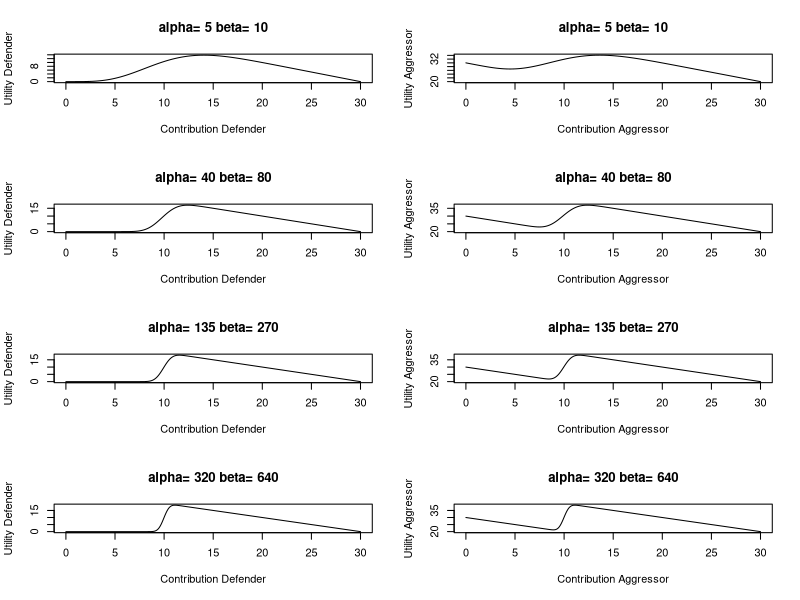
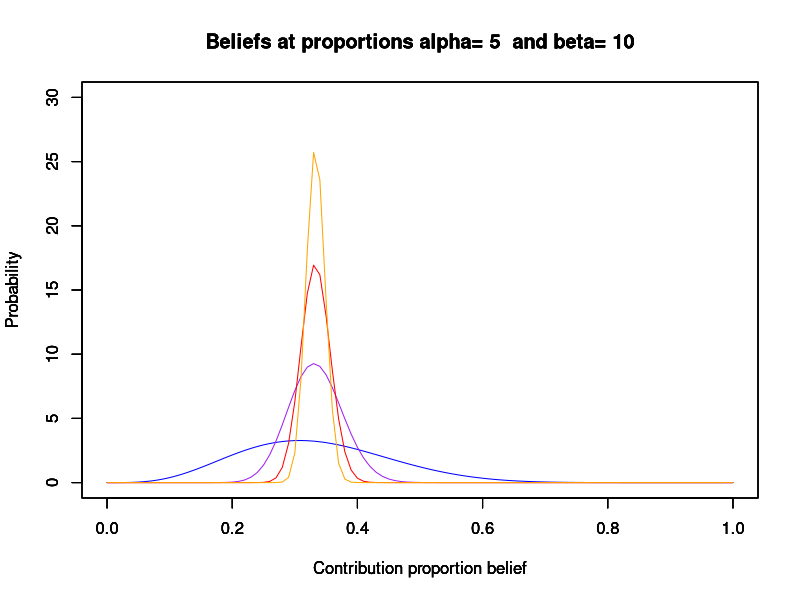
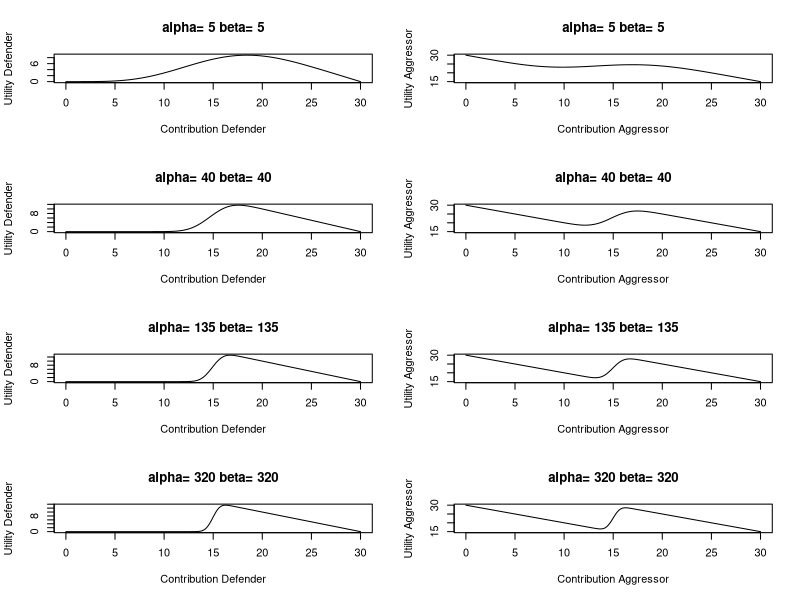
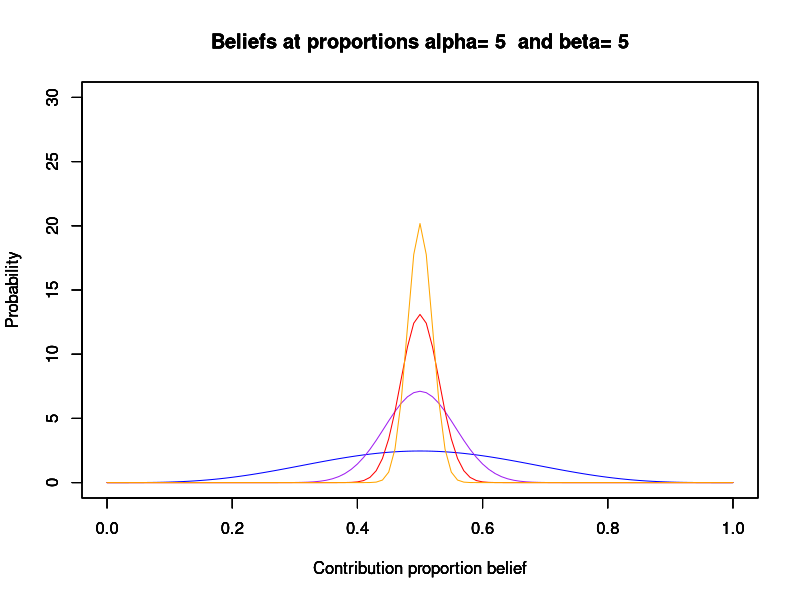
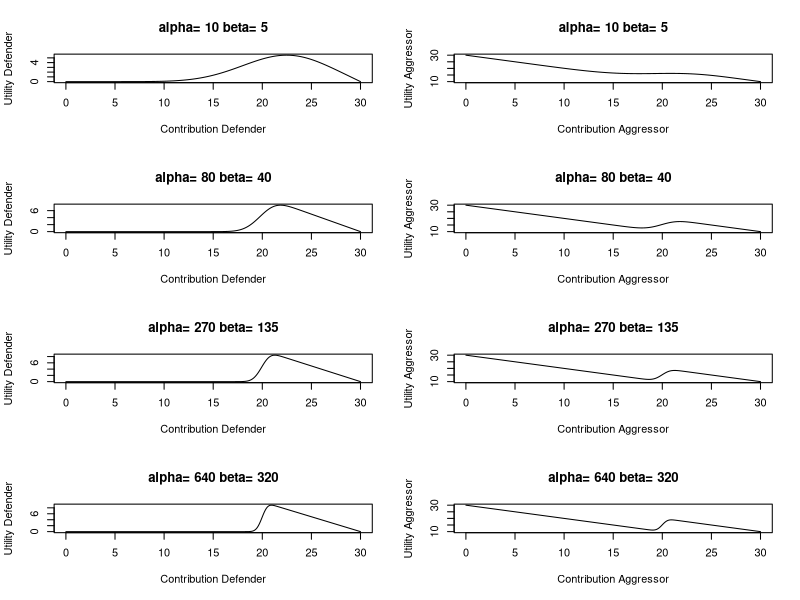
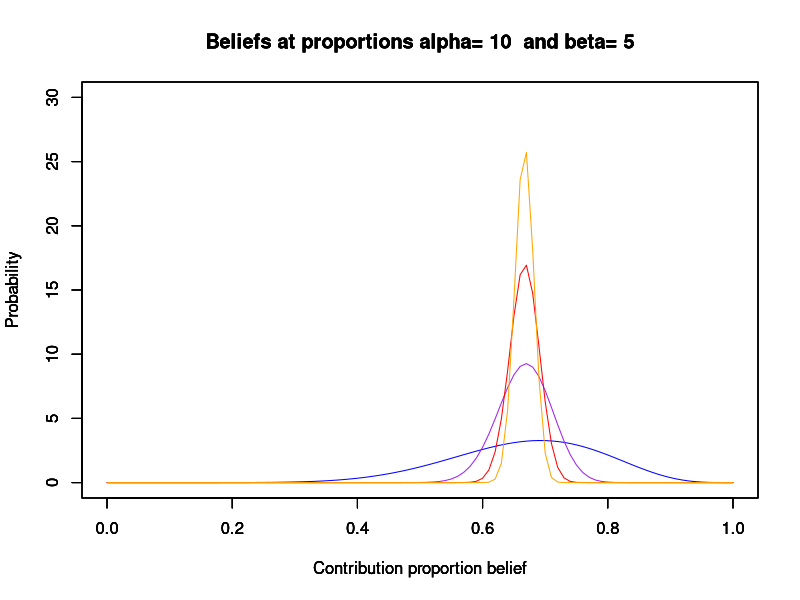

Reproduce these figures in R, in order.
belsa<-c(5,5,10)
belsb<-c(10,5,5)

for(o in 1:length(belsa)){
### Set the ratio of belief parameters here
al<-belsa[o]
bet<-belsb[o]
par(mfrow=c(4,2), new=FALSE)

for(j in 1:4){
### Alpha and beta are parameters of a beta distribution, indicating player's belief about 
### proportion of endowment E invested by the opponent. Ci shows possible contributions by
### the player.
alpha<-al*(j^3)
beta<-bet*(j^3)
E<-30
Ci<-c(seq(0,E,.1))

### Utility of the defender is a function of his contribution. His probability of winning 
### equals the cummulative probability of the beta distribution at point Ci (defender contribution).
### This indicates all the cases when expected contribution of the aggressor is bellow his contribution.


Ud<-pbeta(Ci/E,alpha,beta)*(E-(Ci))

### Utility of the defender contains the same probability of winning and also the probability of loss
### which is 1-CDF(Ci). In case of loss, the attacker expects to gain only what remains from his
### endowment. In case of win, he gains also the endowement of the defender, minus the contribution of the defender.
### Defender contribution is expressed as the expectation of the beta distribution bellow the aggressor contribution,
### that is, the integral of all possible contributions with which the defender loses, 
### multiplied by their respected probabilities.


expect<-c()
for(i in 1:length(Ci)){
exx<-integrate(function(x){dbeta(x,alpha,beta)},lower=0,upper=Ci[i]/E)$value
if(exx>0)
{
ex<-function(x){x*dbeta(x,alpha,beta)/exx}
expect[i]<-integrate(ex,lower=0,upper=Ci[i]/E)$value
}
if(exx==0){
expect[i]<-0  
}
}

Ua<-(pbeta(Ci/E,alpha,beta)*((2*E)-(Ci)-(expect*E)))+((1-pbeta(Ci/E,alpha,beta))*(E-(Ci)))

### The following plots show the utility of defender (left) and 
### aggressor (right) at varying levels of uncertainty.

plot(Ci, Ud, type="l", main=paste("alpha=",alpha,"beta=",beta), ylab="Utility Defender", xlab="Contribution Defender")
plot(Ci, Ua, type="l", main=paste("alpha=",alpha,"beta=",beta), ylab="Utility Aggressor", xlab="Contribution Aggressor")
}

  
### Group size can affect the uncertainty of expected contribution. When one persons decides on the proportion
### of endowement E to invest, one value is drawn from the beta distribution. If n people each decide on proportion
### of their E/n, then n values are drawn. Following the central limit theorem, the more people make the decision,
### the closer the sum of their contributions is to the central value.

par(mfrow=c(1,1))
cl<-c("blue","purple","red", "orange")
for(k in 1:4){
  alpha<-al*(k^3)
  beta<-bet*(k^3)
curve(dbeta(x,alpha,beta),col = cl[k], xlab = "Contribution proportion belief", ylab = "Probability", xlim=c(0,1), ylim=c(0,30), main=paste("Beliefs at proportions alpha=", al, " and beta=", bet))
par(new=TRUE)
}
}

alpha<-40
beta<-40
UFa<-function(x){
  exxx<-integrate(function(y){dbeta(y,alpha,beta)},lower=0,upper=x/E)$value
  if(exxx>0){
    exp<-function(z){z*dbeta(z,alpha,beta)/exxx}
    expectv<-integrate(exp,lower=0,upper=x/E)$value
  }
  if(exxx==0){
    expectv<-0  
  }
  (pbeta(x/E,alpha,beta)*((2*E)-(x)-(expectv*E)))+((1-pbeta(x/E,alpha,beta))*(E-(x)))
}